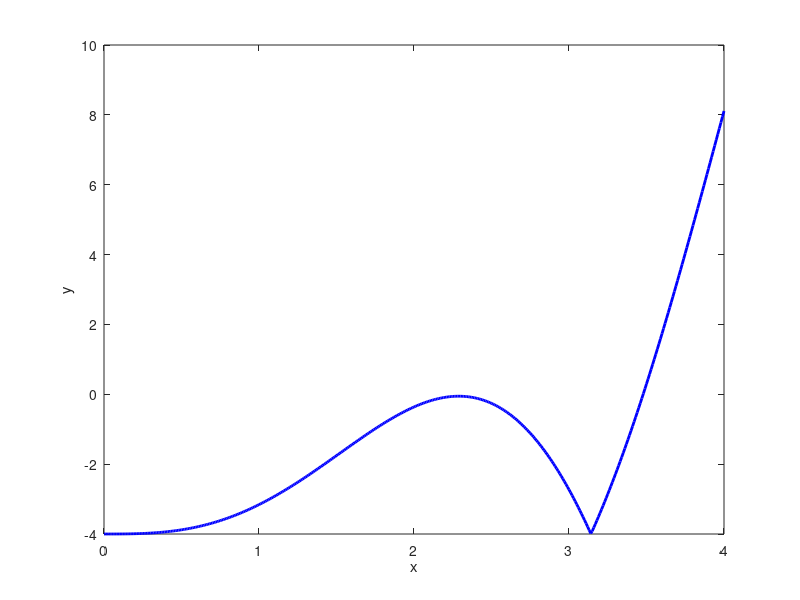

This chart was generated by the following MATLAB code: (Note: this script raises an error after producing the figure.)
clc
clear all
close all
%% Problem 1
%plots the graph of x^2*abs(sin x)-4 for x in [0,4]; uses the Secant method
%to find the smallest positive zero accurate to within 10^-6 using p0 = 3.6
%and p1 = 3.7 (also p0 = 2.8 and p1 = 2.9)

%function for which we want to approximate root
f = @(x) x.^2.*abs(sin(x))-4;
%plots function on the interval [0,4]
figure(1)
plot(0:0.01:4, f(0:0.01:4),'b-','LineWidth',2)
xlabel('x'); ylabel('y')

p0 = 3.6; %initial guesses (two required for secant method)
p1 = 3.7;
tolexp = -6; %tolerance exponent
tolerance = 10^tolexp; %stopping criteria tolerance
N = 50; %max number of iterations

%uses secant method to produce approximation for root
Secant(p0, p1, f, N, tolexp)

p0 = 2.8; 
p1 = 2.9;

Secant(p0, p1, f, N, tolexp) %converges to another zero

%% Problem 2
% Use Newton’s method to approximate the zero of the function 
% $f(x) = x^2 - 2e^{-x}x + e^{-2x}$ starting from $p_0 = 1$ using accurate 
% to within $10^{-8}$. What do you notice about the convergence of Newton’s
% method? 
% ==> Note that here the root has multiplicity > 1, that is f(r) = f'(r)=0
% and hence Newton's method may not convergence quadratically. 

% Function
f = @(x) x.^2 - 2*x.*exp(-x) + exp(-2*x);

% Derivative
fprime = @(x) 2*(x - exp(-x)).*(1 + exp(-x));

% Plot f and f'
x = 0:0.01:2;
figure(2)
plot(x, f(x), 'b-', 'LineWidth', 2); hold on
plot(x, fprime(x), 'r-', 'LineWidth', 2)
legend('f(x)', 'f''(x)')
xlabel('x'); ylabel('y')
title('Function and its derivative')
grid on

% Parameters
tolexp = -10;          % tighter tolerance for better "true root"
maxiterations = 50;
p0 = 1;

[p_vals, n] = Newton_Scalar(f, fprime, tolexp, maxiterations, p0);

r = p_vals(n);

% True errors
errors_true = abs(p_vals(1:n) - r);
% Instead of measuring |pn-r| we could also measure |pn-p_(n+1)|, since
% near the root |pn-p_(n+1)| = |pn-r|

kmax = length(errors_true) - 10;   % ignore last 3 points

e_n   = errors_true(1:kmax-1);
e_np1 = errors_true(2:kmax);

figure
loglog(e_n, e_np1, 'o-','LineWidth',2); hold on
xlabel('e_n')
ylabel('e_{n+1}')
title('Order of convergence (restricted range)')
grid on

% Rate of convergence

% pick a small middle segment
i1 = floor(length(e_n)/2);
i2 = i1 + 5;

x_ref = e_n(i1:i2);

% slope 1: y = C*x (match locally)
C = e_np1(i1)/e_n(i1);
y_ref = 1e+1*C * x_ref;
figure(3)
loglog(x_ref, y_ref, 'k--','LineWidth',2)
legend('Data','Slope = 1','Location','best')

%% Problem 3
% Use Newton’s method to find a solution to the following nonlinear system.
% Iterate until ||x^(k)-x^(k-1)|| < 10^(-6).
% 6*x1 - 2*cos(x2*x3) - 1 = 0
% 9*x2 + \sqrt(x1^2 + sin(x3) + 1.06) + 0.9 = 0,
% 60*x3 + 3e^{-x1*x2} + 10*pi - 3 = 0.
 

x0 = [0;0;0]; tol = 1e-6; maxit = 50;
x = Newton_system(@f_fun, @Jacobian, x0, tol, maxit);
fprintf('\nFinal solution:\n');
disp(x)


f_fun(x)
%------------------------------Functions----------------------------------%
function Secant(p0, p1, f, maxiterations, tolexp)
%function uses the Secant method to approximate zero of a function

%INPUT
%  p0: first initial guess
%  p1: second initial guess
%  f: function for which we want to approximate a zero
%  maxiterations: max number of iterations
%  tolexp: exponent of stopping criteria tolerance
  
    tolerance = 10^tolexp;
    
    n = 2; %iteration counter  
    fp0 = f(p0); %computes function value of initial guesses
    fp1 = f(p1);

    fprintf(['n: 1\tp%i: %.' num2str(abs(tolexp)+1) 'f\t|f(p%i)|: %.8f\t|(p%i-p%i)/p%i|: %.' num2str(abs(tolexp)+1) 'f\n'], n-1, p1, n-1, abs(fp1),n-1, n-2, n-2, abs((p1-p0)/p0)) 

    while n <= maxiterations
        %produces new approximation of root
        p = p1-fp1*(p1-p0)/(fp1-fp0);
    
        fprintf(['n: %i\tp%i: %.' num2str(abs(tolexp)+1) 'f\t|f(p%i)|: %.8f\t|(p%i-p%i)/p%i|: %.' num2str(abs(tolexp)+1) 'f\n'],...
            n, n, p, n, abs(f(p)), n, n-1, n-1, abs((p-p1)/p1)) 
    
        if abs((p-p1)/p1) < tolerance
             break
        end
        
        %updates the iteration counter
        n = n+1;
    
        %updates first guess with the second guess
        p0 = p1;
        fp0 = fp1;
        %updates second guess with the new approximation
        p1 = p;
        fp1 = f(p);
    end

    if n < maxiterations+1
        fprintf('Tolerance: 10^%i, Approximation: %.10f, Iterations: %i\n', tolexp, p, n);
    else
        fprintf('The max number of iterations %i was reached before convergence\n', maxiterations);
    end

    %insert carriage return to separate output
    fprintf('\n')
end


function [p_vals, n] = Newton_Scalar(f, fprime, tolexp, maxiterations, p0)

    p_vals = zeros(maxiterations+1,1);
    p_vals(1) = p0;

    fprintf(['n: 0\tp0: %.' num2str(abs(tolexp)+1) 'f\n'], p0)

    for n = 1:maxiterations

        p = p0 - f(p0)/fprime(p0);
        p_vals(n+1) = p;

        relerr = abs((p - p0)/p);

        fprintf(['n: %d\tp%d: %.' num2str(abs(tolexp)+1) ...
            'f\t|(p%d-p%d)/p%d|: %.' num2str(abs(tolexp)+1) 'f\n'], ...
            n, n, p, n, n-1, n, relerr)

        if relerr < 10^tolexp
            break
        end

        p0 = p;
    end

    fprintf('\nTolerance: 10^%d, Approximation: %.*f, Iterations: %d\n\n', ...
        tolexp, abs(tolexp)+1, p, n);

end
%
function x = Newton_system(Ffun, Jfun, x0, tol, maxit)
    x = x0;
    err = 1.0;
    it = 0;
    fprintf('k\t   x1\t\t   x2\t\t   x3\t\t   ||dx||_inf\n');
    while err > tol && it < maxit
        Fx = Ffun(x);
        Jx = Jfun(x);
        dx = Jx \ Fx;
        x = x - dx;
        err = max(abs(dx));
        it = it + 1;

        fprintf('%d\t% .6f\t% .6f\t% .6f\t% .2e\n', ...
            it, x(1), x(2), x(3), err);
    end
end
%
function F = f_fun(x)
    F = zeros(3,1);
    F(1) = 6*x(1) - 2*cos(x(2)*x(3)) - 1;
    F(2) = 9*x(2) + sqrt(x(1)^2 + sin(x(3)) + 1.06) + 0.9;
    F(3) = 60*x(3) + 3*exp(-x(1)*x(2)) + 10*pi - 3;
end
%
function J = Jacobian(x)
    J = zeros(3,3);
    % Row 1
    J(1,1) = 6;
    J(1,2) = 2*x(3)*sin(x(2)*x(3));
    J(1,3) = 2*x(2)*sin(x(2)*x(3));
    % Row 2
    denom = sqrt(x(1)^2 + sin(x(3)) + 1.06);
    J(2,1) = x(1)/denom;
    J(2,2) = 9;
    J(2,3) = cos(x(3))/(2*denom);
    % Row 3
    J(3,1) = -3*x(2)*exp(-x(1)*x(2));
    J(3,2) = -3*x(1)*exp(-x(1)*x(2));
    J(3,3) = 60;
end
%-------------------------------------------------------------------------%
